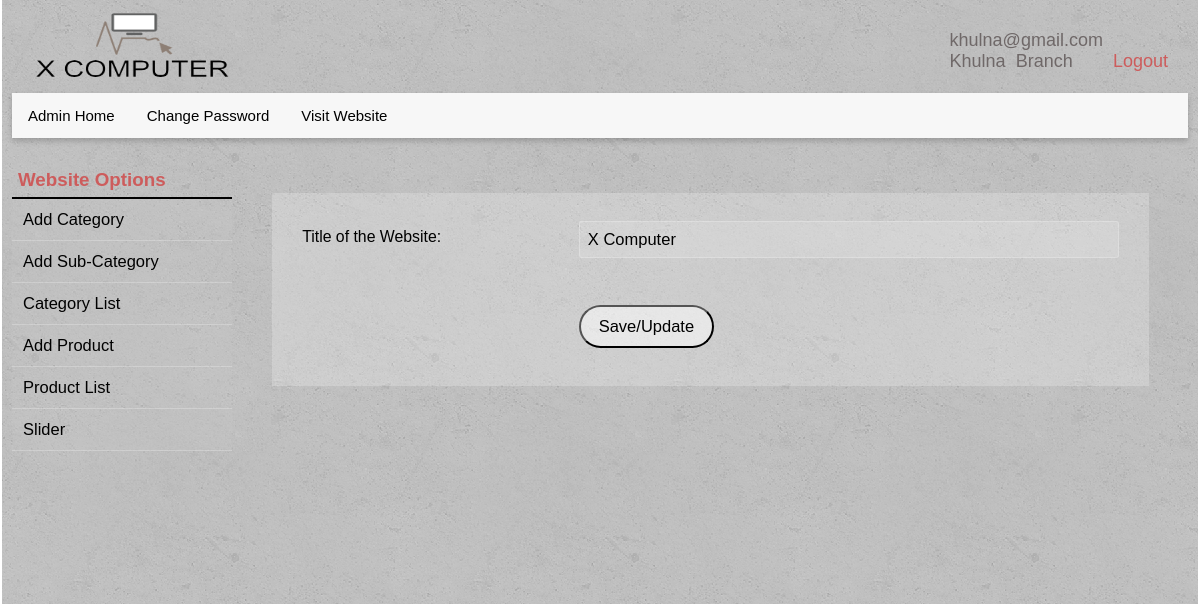
Page /admin/title.php (signed in) on the committed database.
### tables this page shows
CREATE TABLE `links` (
  `id` int(11) NOT NULL DEFAULT '1',
  `title` varchar(50) DEFAULT NULL,
  `press` varchar(255) DEFAULT NULL,
  `app` varchar(255) DEFAULT NULL,
  `copyrightInfo` varchar(100) DEFAULT NULL,
  `aboutUs` varchar(1000) DEFAULT NULL,
  `email` varchar(50) DEFAULT NULL,
  `telephone` varchar(50) DEFAULT NULL,
  `logo` varchar(255) DEFAULT NULL,
  `support` varchar(255) DEFAULT NULL
);

### classes/others.php (called while the page is built, shortened)
<?php
    $filepath = realpath(dirname(__FILE__));
    require_once ($filepath.'/../library/database.php');
?>
<?php
    class others{
        private $db;
        public function __construct(){
            $this->db = new database();
        }
        public function readLink()
        {
            $query = "SELECT * FROM links";
            $result = $this->db->readAllData($query);
            return $result;
        }
        public function getOptions(){
            $query = "SELECT * FROM links WHERE id=?";
            $arr = array(1);
            $result = $this->db->select($query,$arr);
            return $result;
        }
    }
?>

### library/database.php (called while the page is built, shortened)
<?php
$filepath = realpath(dirname(__FILE__));
require ($filepath."/../config/config.php");
class database{
	public function readAllData($query){
		global $pdo;
		$query=$pdo->prepare($query);
		$query->execute();
        if($query->rowCount()>0){
            return $query->fetchAll(PDO::FETCH_ASSOC );
        }
        else{
            return false;
        }
	}
	public function select($query, $arr)
	{
		global $pdo;
		$query=$pdo->prepare($query);
		$query->execute($arr);
		if($query->rowCount()>0){
            return $query->fetchAll(PDO::FETCH_ASSOC );
        }
        else{
            return false;
        }
	}
}
?>

### library/session.php (called while the page is built, shortened)
<?php
class session{
 public static function get($key){
  if (isset($_SESSION[$key])) {
   return $_SESSION[$key];
  } else {
   return false;
  }
 }
}
?>

### admin/title.php (the view, shortened to what this page needs)
<?php require '../classes/others.php'; ?>
<?php include 'include/header.php';?>
         <div class="row main-body">
   <?php include 'include/sidebar.php';?>
<?php
    $adLink = new others();
    $readLink = $adLink->readLink();
?>
            <section class="col span-3-of-4 content-body">
                <div class="row">
                <form method="post" action="<?php echo htmlspecialchars($_SERVER["PHP_SELF"]);?>" class="content-form">
                    <div class="row">
                        <div class="col span-1-of-3 label">
                            <label for="title">Title of the Website:</label>
                        </div>
                        <div class="col span-2-of-3">
                            <input type="text" name="title" id="title" placeholder="Enter title" <?php if($readLink[0]['title']){ ?> value="<?php echo $readLink[0]['title'];?>" <?php } ?>>
                        </div>
                    </div>
                    <div class="row">
                        <div class="col span-1-of-3 label">
                            <label>&nbsp;</label>
                        </div>
                        <div class="col span-2-of-3">
                            <input type="submit" value="Save/Update" onclick="return confirm('Are you sure to Update!');">
                        </div>
                    </div>
                </form>
            </div>
       </section>
    </div>
<?php include 'include/footer.php';?>

### admin/include/header.php (shortened to what this page needs)
<?php
    require '../library/session.php';
?>
<!DOCTYPE html>
<html lang="en">
    <head>
        <link rel="stylesheet" type="text/css" href="../vendors/css/normalize.css">
        <link rel="stylesheet" type="text/css" href="../vendors/css/grid.css">
        <link rel="stylesheet" type="text/css" href="../vendors/css/ionicons.min.css">
        <link rel="stylesheet" type="text/css" href="vendors/css/scrollTable.css">
        <link rel="stylesheet" type="text/css" href="resources/css/style2.css">
    </head>
    <body>
    <?php
        $option = new others();
        $result = $option->getOptions();
    ?>
<header>
    <div class="logo">
       <img src="<?php if($result[0]['logo']){echo $result[0]['logo'];} ?>" alt="logo" class="main-logo">
   </div>
  <div class="admin-welcome">
      <p><?php echo session::get('adminEmail'); ?><?php if(session::get('adminBranch') != "0"){ ?><br><?php echo session::get('adminBranch'); }?></p>
      <a href="?action=logout">Logout</a>
  </div>
    <ul>
      <li><a class="homeButton" href="index.php">Admin Home</a></li>
      <li class="dropdown">
        <a href="changePassword.php" class="dropbtn">Change Password</a>
      </li>
      <li class="dropdown">
        <a href="../index.php" class="dropbtn" target="_blank">Visit Website</a>
      </li>
    </ul>
</header>

### admin/resources/css/style2.css (style rules this page uses)
* { margin: 0; padding: 0; box-sizing: border-box; }
html { background-color: white; color: #6f6868; font-family: Arial, "Source Sans Pro", sans-serif; font-weight: 100; font-size: 15px; text-rendering: optimizeLegibility; }
body { margin: auto 2px; padding-left: 10px; padding-right: 10px; background-color: #e2e2e2; background-image: linear-gradient(rgba(0, 0, 0, 0.2), rgba(0, 0, 0, 0.2)), url(img/2.png); background-attachment: fixed; }
header { background-color: white; background-image: linear-gradient(rgba(0, 0, 0, 0.2), rgba(0, 0, 0, 0.2)), url(img/2.png); background-attachment: fixed; }
.main-logo { height: 70px; width: 200px; margin-left: 10px; margin-right: 10px; }
input { margin-top: 30px; padding-left: 0; }
.logo, .branch-link, .support { display: inline-block; float: left; margin: 10px 10px; font-size: 85%; }
.admin-welcome { float: right; margin-top: 30px; margin-right: 20px; font-size: 120%; word-spacing: 5px; }
.admin-welcome p { display: inline-block; }
.admin-welcome a { text-decoration: none; color: indianred; }
ul { list-style-type: none; margin: 0; margin-bottom: 5px; padding: 0; overflow: hidden; background-color: #F7F7F7; box-shadow: 0 3px 6px 0 rgba(0,0,0,0.2); overflow: auto; }
li { float: left; }
li a:link, li a:visited, .dropbtn:link, .dropbtn:visited { font-weight: 300; display: inline-block; background-color: #F7F7F7; color: black; text-align: center; padding: 14px 16px; border-bottom: none; text-decoration: none; transition: background-color .1s, color .1s; }
.homeButton { color: #43AAD8; font-weight: 500; }
.content-form { width: 100%; margin: 0 auto; font-size: 110%; }
.content-body { background-color: rgba(255, 255, 255, 0.21); padding: 30px; margin: 50px auto; margin-left: 20px; }
.label { margin-top: 15px; color: black; font-size: 96%; }
.content-body input[type=text], .content-body input[type=url], .content-body input[type=email], .content-body input[type=password], select, textarea { margin: 0 0; width: 100%; padding: 8px; border-radius: 3px; border: 1px solid rgba(255, 255, 255, 0.23); background-color: rgba(235, 235, 235, 0.24); }
input[type=submit] { padding: 10px; width: 25%; color: black; background-color: rgba(255, 255, 255, 0.52); font-weight: 300; border-radius: 100px; }
.content-body { padding-top: 20px; }

### rows in the picture
links: logo (picture), title "X Computer"

### other values in the picture
session::get('adminEmail') "khulna@gmail.com"
session::get('adminBranch') "Khulna Branch"
